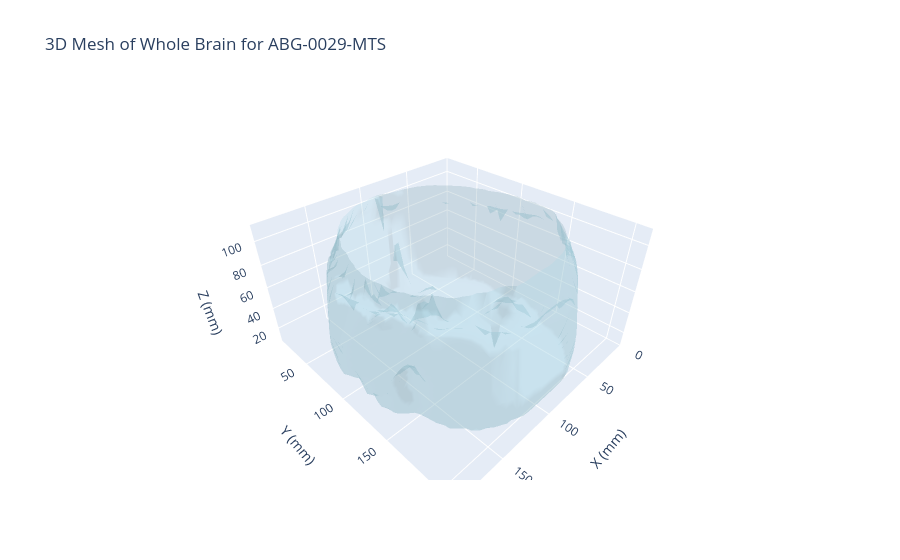

Write notebook code for a chart like this one.
### Code cell
# Create a 3D mesh of the whole brain using marching cubes
# Better brain extraction using Otsu thresholding and morphological operations
from skimage import measure, filters
from scipy import ndimage
import plotly.graph_objects as go

# Use the main MRI image for the brain surface
brain_arr = img_arr.copy()

# Step 1: Use Otsu's method for automatic thresholding (better than percentile)
# Only consider non-zero voxels for threshold calculation
nonzero_voxels = brain_arr[brain_arr > 0]
otsu_threshold = filters.threshold_otsu(nonzero_voxels)
print(f'Otsu threshold: {otsu_threshold:.1f}')

# Use a lower multiplier of Otsu to capture more brain tissue
brain_threshold = otsu_threshold * 0.3
brain_mask = (brain_arr > brain_threshold).astype(np.uint8)
print(f'Using threshold: {brain_threshold:.1f}, mask voxels: {brain_mask.sum()}')

# Step 2: Erode first to disconnect brain from any edge artifacts
struct = ndimage.generate_binary_structure(3, 1)
brain_mask = ndimage.binary_erosion(brain_mask, structure=struct, iterations=2)

# Step 3: Keep only the largest connected component (should be the brain)
labeled_mask, num_features = ndimage.label(brain_mask)
if num_features > 0:
    component_sizes = ndimage.sum(brain_mask, labeled_mask, range(1, num_features + 1))
    largest_component = np.argmax(component_sizes) + 1
    brain_mask = (labeled_mask == largest_component).astype(np.uint8)
    print(f'Kept largest of {num_features} components ({int(component_sizes[largest_component-1])} voxels)')

# Step 4: Dilate back and apply closing to smooth
brain_mask = ndimage.binary_dilation(brain_mask, structure=struct, iterations=3)
brain_mask = ndimage.binary_closing(brain_mask, structure=struct, iterations=2)

# Step 5: Smooth the binary mask with Gaussian filter for nicer surface
brain_mask_smooth = ndimage.gaussian_filter(brain_mask.astype(float), sigma=2)

# Step 6: Downsample for smaller file size
DOWNSAMPLE_FACTOR = 3
brain_downsampled = ndimage.zoom(brain_mask_smooth, 1/DOWNSAMPLE_FACTOR, order=1)
print(f'Downsampled from {brain_mask_smooth.shape} to {brain_downsampled.shape}')

# Step 7: Extract surface at 0.5 level
STEP_SIZE = 2
verts_brain, faces_brain, normals_brain, values_brain = measure.marching_cubes(
    brain_downsampled, 
    level=0.5,
    step_size=STEP_SIZE
)

# Scale vertices back to original voxel space, then apply spacing for real-world coordinates
verts_brain_scaled = verts_brain * DOWNSAMPLE_FACTOR
verts_brain_scaled[:, 0] *= spacing[0]  # X in mm
verts_brain_scaled[:, 1] *= spacing[1]  # Y in mm
verts_brain_scaled[:, 2] *= spacing[2]  # Z in mm

print(f'Brain mesh: {len(verts_brain)} vertices, {len(faces_brain)} faces')
print(f'Applied voxel spacing: {spacing}')

fig_brain = go.Figure(data=[
    go.Mesh3d(
        x=verts_brain_scaled[:,0], y=verts_brain_scaled[:,1], z=verts_brain_scaled[:,2],
        i=faces_brain[:,0], j=faces_brain[:,1], k=faces_brain[:,2],
        color='lightblue', opacity=0.3,
        name='Brain Surface'
    )
])
fig_brain.update_layout(scene=dict(
    xaxis_title='X (mm)',
    yaxis_title='Y (mm)',
    zaxis_title='Z (mm)',
    aspectmode='data'
), title=f'3D Mesh of Whole Brain for {CASE_ID}')

output_html_brain = OUTPUTS / f'brain_mesh_{CASE_ID}.html'
fig_brain.write_html(str(output_html_brain))
import os
file_size_mb = os.path.getsize(output_html_brain) / (1024 * 1024)
print(f'3D brain mesh saved to {output_html_brain} ({file_size_mb:.1f} MB)')
fig_brain.show()

### Figure 1 — Plotly figure (JSON) as saved in the notebook; plotly's stock layout.template omitted (floating-point values rounded to 4 significant figures; data arrays with more than 128 entries replaced by an {"elided": "..."} marker saying what was removed)
{"data": [{"color": "lightblue", "i": {"elided": "4904 int values"}, "j": {"elided": "4904 int values"}, "k": {"elided": "4904 int values"}, "name": "Brain Surface", "opacity": 0.3, "type": "mesh3d", "x": {"elided": "2535 float values"}, "y": {"elided": "2535 float values"}, "z": {"elided": "2535 float values"}}], "layout": {"scene": {"aspectmode": "data", "xaxis": {"title": {"text": "X (mm)"}}, "yaxis": {"title": {"text": "Y (mm)"}}, "zaxis": {"title": {"text": "Z (mm)"}}}, "title": {"text": "3D Mesh of Whole Brain for ABG-0029-MTS"}}}
